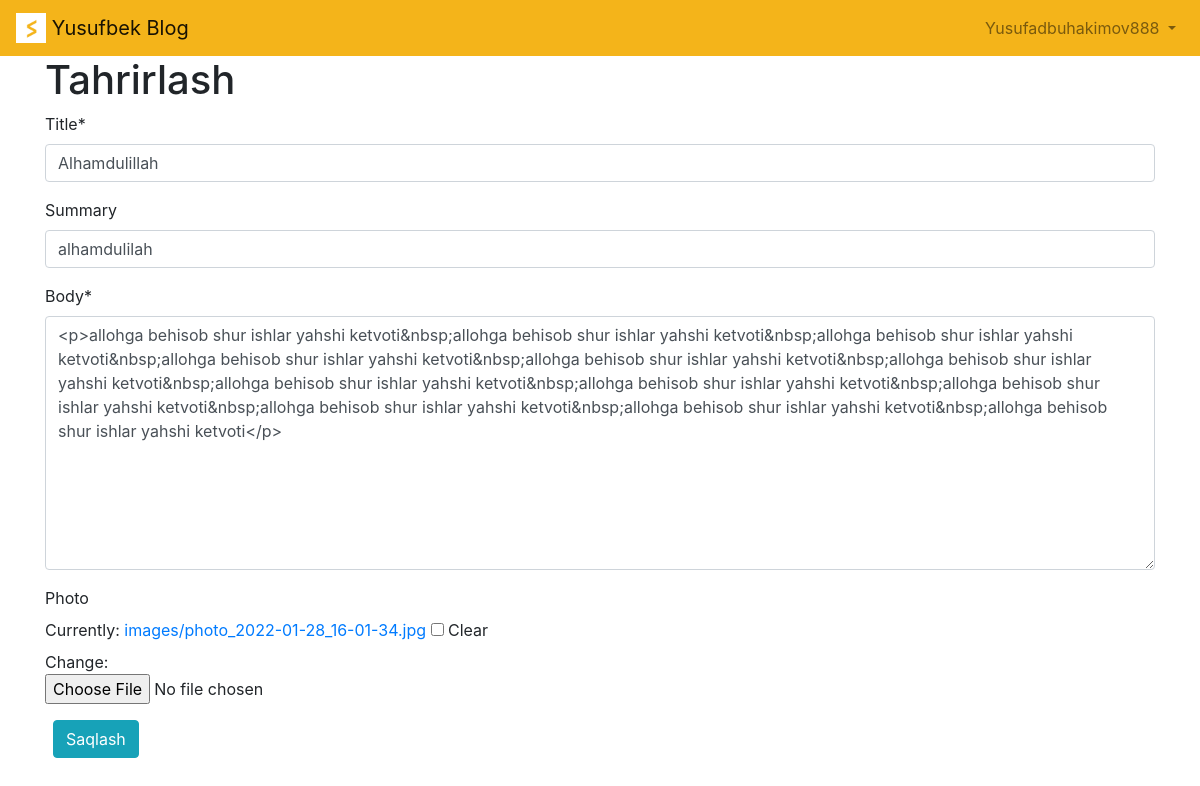
The app's page /articles/2/edit/ (signed in) with its own data.
### accounts/models.py (models this page shows)
class CustomUser(AbstractUser):
    age = models.PositiveIntegerField(null=True, blank=True)

### articles/models.py (models this page shows, shortened)
class Article(models.Model):
    title = models.CharField(max_length=150)
    summary = models.CharField(max_length=200, blank=True)
    body = RichTextField()
    photo = models.ImageField(upload_to='images/', blank=True)
    date = models.DateTimeField(auto_now_add=True)
    author = models.ForeignKey(
        User,
        on_delete=models.CASCADE,
    )

### articles/views.py (the view)
# urls.py: path('<int:pk>/edit/', ArticleUpdateView.as_view(), name="article_edit"),
class ArticleUpdateView(LoginRequiredMixin, UserPassesTestMixin, UpdateView):
    model = Article
    fields = ('title', 'summary', 'body', 'photo')
    template_name = 'article_edit.html'
    def test_func(self):
        obj = self.get_object()
        return obj.author == self.request.user

### templates/article_edit.html (shortened to what this page needs)
{% extends 'base.html' %}
{% load crispy_forms_tags %}
{% block content %}
    <h1>Tahrirlash</h1>
    <form method="post" enctype="multipart/form-data">{% csrf_token %}
        {{ form|crispy }}
    <button class="btn btn-info ml-2" type="submit">Saqlash</button>
    </form>
{% endblock content %}

### templates/base.html (shortened to what this page needs)
{% load static %}
<!DOCTYPE html>
<html>
    <head>
            <link rel="stylesheet" href="https://cdn.jsdelivr.net/npm/bootstrap@4.5.3/dist/css/bootstrap.min.css">
    </head>
    <body>
        <nav class="navbar navbar-expand-lg navbar-light" style="background-color: #F4B41A;">
            <a class="navbar-brand" href="{% url 'home' %}">
                <img src="{% static 'static/assets/img/logo.png' %}" width="30" height="30" class="d-inline-block align-top" alt="">
                Yusufbek Blog
            </a>
            <div class="collapse navbar-collapse" id="navbarSupportedContent">
                {% if user.is_authenticated %}
                    <ul class="navbar-nav ml-auto">
                        <li class="nav-item">
                            <a class="nav-link dropdown-toggle" href="#"
                                id="navbarDropdown" role="button" data-toggle="dropdown"
                                aria-haspopup="true" aria-expanded="false">
                                {{ user.username | title }}
                            </a>
                        </li>
                    </ul>
                {% else %}
                    <form class="form-inline ml-auto">
                        <a href="{% url 'login' %}" class="btn btn-outline-light">Kirish</a>
                        <a href="{% url 'signup' %}" class="btn btn-primary ml-2">Ro'yxatdan o'tish</a>
                    </form>
                {% endif %}
            </div>
        </nav>
        <main>
            <div class="container">
                {% block content %}
                {% endblock content %}
            </div>
        </main>
    </body>
</html>

### records on screen
CustomUser: username "Yusufadbuhakimov888"
Article: title "Alhamdulillah", summary "alhamdulilah", body "<p>allohga behisob shur ishlar yahshi ketvoti&nbsp;allohga behisob shur ishlar yahshi ketvoti&nbsp;allohga behisob shur ishlar yahshi ketvoti&nbsp;allohga behisob shur ishlar yahshi ketvoti&nbsp;allohga behisob shur ishlar yahshi ketvoti&nbsp;allohga behisob shur ishlar yahshi ketvoti&nbsp;allohga behisob shur ishlar yahshi ketvoti&nbsp;allohga behisob shur ishlar yahshi ketvoti&nbsp;allohga behisob shur ishlar yahshi ketvoti&nbsp;allohga behisob shur ishlar yahshi ketvoti&nbsp;allohga behisob shur ishlar yahshi ketvoti&nbsp;allohga behisob shur ishlar yahshi ketvoti</p>"
